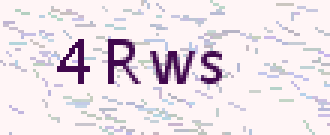
#> input picture guangxiFlow/45.jpg, 110 x 45 px, found by its file name (shown 3 times larger)
$ python split_average.py   (Python 2 division)   (older library calls are emulated)
#> lines starting #> are read from the running program, lines starting #| are printed output that depends on the picture; after the words box and inside, x2 and y2 are one past the last pixel; in counts of white or black regions, pixels touching at a corner belong together
# -*- coding: utf-8 -*-
from PIL import Image,ImageEnhance,ImageFilter
import numpy as np
from scipy.misc import imread
import random, string

def cut_pic(filename, sp_N):  #图片处理（灰度化，二值化，切割图片）
#> called with filename = '45.jpg', sp_N = 6
     filepath = filename

     im = Image.open(filepath)
#> im is the input picture: PIL image 110x45 P; mean R, G, B 236.5, 226, 232.4
     imgSize = im.size #
#> imgSize = (110, 45)
     print imgSize   #(130, 50)
#| (110, 45)
     imgry = im.convert('L')  #灰度化
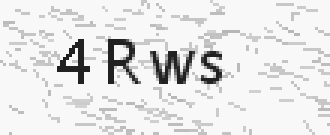
#> imgry: PIL image 110x45 L (shown 3 times larger); min 33, max 248, mean 229.8


     #imgry.show()
     #二值化
     threshold = 120
     table = []

     for i in range(256):
         if i <threshold:
             table.append(0)
         else:
             table.append(1)
     biPic = imgry.point(table,'1')
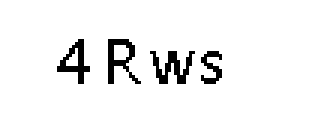
#> biPic: PIL image 110x45 1 (shown 3 times larger); 95% white; black in thin lines or dots, all inside (x1, y1, x2, y2) = (19, 13, 74, 28)

     biPic = biPic.filter(ImageFilter.MedianFilter())
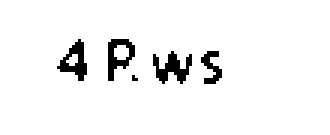
#> biPic: PIL image 110x45 1 (shown 3 times larger); 95.1% white; black in thin lines or dots, all inside (x1, y1, x2, y2) = (19, 13, 74, 28)
     #biPic.show()

     bi_w = biPic.width
#> bi_w = 110
     bi_h = biPic.height
#> bi_h = 45

     data = biPic.getdata()
     data = np.matrix(data,dtype='int32')
     #new_data = np.reshape(data,(width,height))
     imarray = np.reshape(data,(bi_h,bi_w))


     imarray = 1-imarray
     #print imarray.shape[1]   #列数
     #print reversedImg

     #保存要切割的列
     box = (0, 0, bi_w, bi_h)  # left, upper, right, lower
#> box = (0, 0, 110, 45)
     out = biPic.crop(box)
     print out.size
#| (110, 45)


     out_w = out.width
#> out_w = 110
     out_h = out.height
#> out_h = 45

     realcut = []
     for i in range(sp_N+1):
         realcut.append(i*out_w/sp_N)
#> after the loop, realcut = [0, 18, 36, 55, 73, 91, 110]


     #realcut = [0, out_w/4, out_w/2, 3*out_w/4, out_w]
     print realcut
#| [0, 18, 36, 55, 73, 91, 110]
     #切割图片
     count = []
     for j in range(sp_N):
         count.append(j)

     child_img_list = []
     for i in count:
         col_left = count*out_w/sp_N
         col_right = (count+1)*out_w/sp_N

         child_img = out.crop((realcut[i],0,realcut[i+1],out_h))
         child_img_list.append(child_img)
#> after the loop, child_img_list = []

     # 返回切割的图片
     return child_img_list

def random_str(randomlength=8):
    a = list(string.ascii_letters + string.digits)
    random.shuffle(a)
    return ''.join(a[:randomlength])

if __name__ == '__main__':
    filename = '45.jpg'
    sp_N = 6
#> (the run stopped early here; a loop or call above may not have finished)
